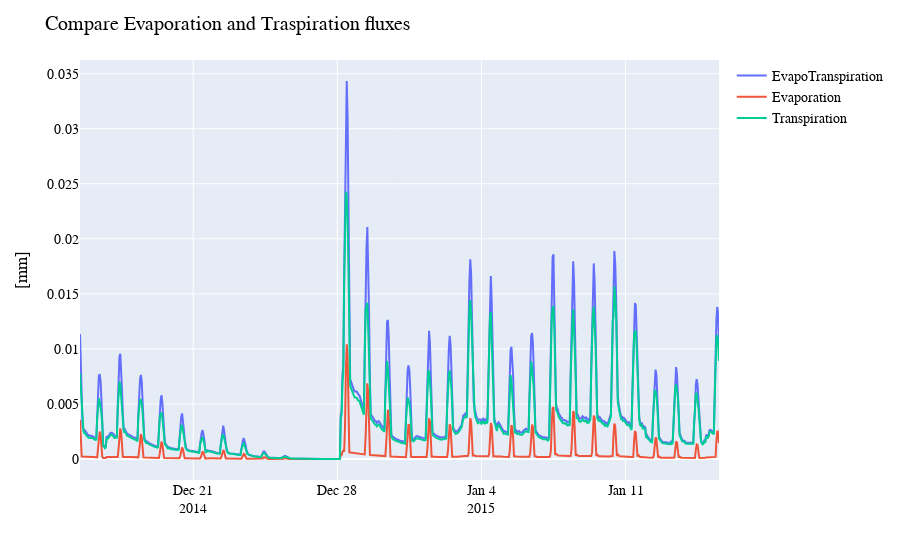

The code cell stored with this chart in its notebook:
### Code cell
show_E_T_('EvapoTranspiration_1_waterstress_1606_01.csv','Evaporation_1_waterstress_1606_01.csv','Transpiration_1_waterstress_1606_01.csv','[mm]')

### Figure 1 — Plotly figure (JSON) as saved in the notebook; plotly's stock layout.template omitted (floating-point values rounded to 4 significant figures; data arrays with more than 128 entries replaced by an {"elided": "..."} marker saying what was removed)
{"data": [{"mode": "lines", "name": "EvapoTranspiration", "type": "scatter", "x": {"elided": "746 str values"}, "y": {"elided": "746 float values"}}, {"mode": "lines", "name": "Evaporation", "type": "scatter", "x": {"elided": "746 str values"}, "y": {"elided": "746 float values"}}, {"mode": "lines", "name": "Transpiration", "type": "scatter", "x": {"elided": "746 str values"}, "y": {"elided": "746 float values"}}], "layout": {"autosize": true, "font": {"color": "Black", "family": "Times New Roman", "size": 14}, "legend": {"tracegroupgap": 0}, "margin": {"t": 60}, "title": {"font": {"color": "Black", "family": "Times New Roman"}, "text": "Compare Evaporation and Traspiration fluxes"}, "xaxis": {"anchor": "y", "autorange": true, "domain": [0, 1], "range": ["2014-12-15 12:00", "2015-01-15 13:00"], "type": "date"}, "yaxis": {"anchor": "x", "autorange": true, "domain": [0, 1], "range": [-0.001908, 0.03624], "title": {"text": "[mm]"}, "type": "linear"}}}
